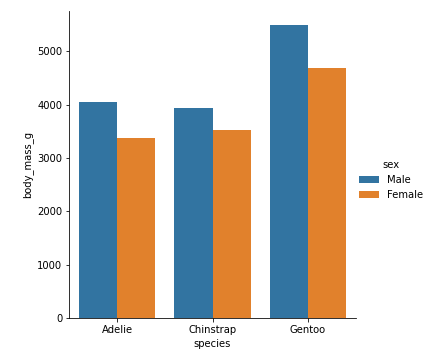

Write the Python code that produced this figure.

import seaborn as sns
from matplotlib import pyplot as plt

df = sns.load_dataset("penguins")

# kürzere Notation mit pandas
df.groupby(["species", "sex"])["body_mass_g"].mean().unstack().plot.bar()

# besserer Plot mit seaborn
plt.figure()
sns.catplot(
    data=df, 
    x="species",
    y="body_mass_g",
    hue="sex",
    kind="bar",
    estimator="mean",
    errorbar=None,
)
plt.savefig("grouped_barplot.png")
